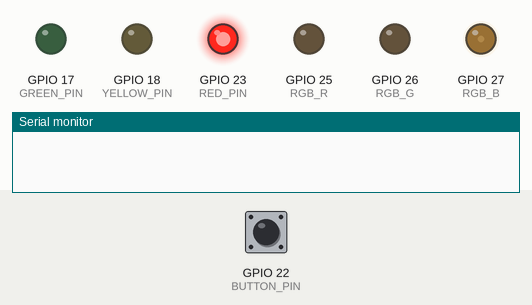
Simulated run of this sketch. Board: ESP32. On the bench: output pins drawn as LEDs (lit = HIGH), the last lines printed to the serial monitor. Dashed ring = blinking. The test bench sets the inputs (shaded band); at power-on: GPIO 22 (BUTTON_PIN) HIGH.

Above: at 1.2 s.
1.3 s: GPIO 22 (BUTTON_PIN) pulled LOW for 0.15 s
At 2.8 s:
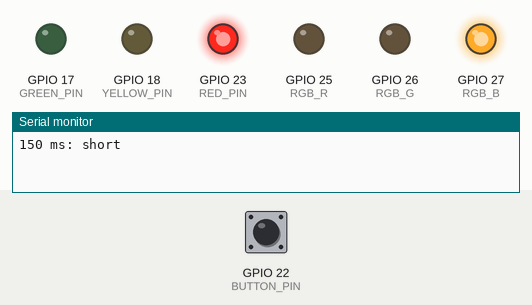
4.4 s: GPIO 22 (BUTTON_PIN) pulled LOW for 1 s
At 5.0 s:
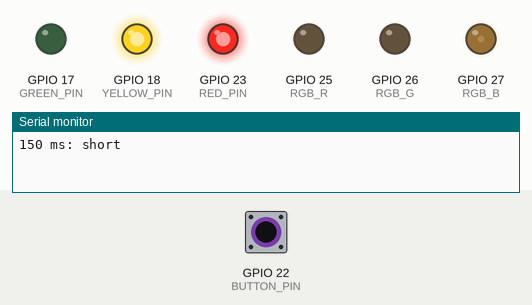
7.4 s: GPIO 22 (BUTTON_PIN) pulled LOW for 3.2 s
At 10.66 s:
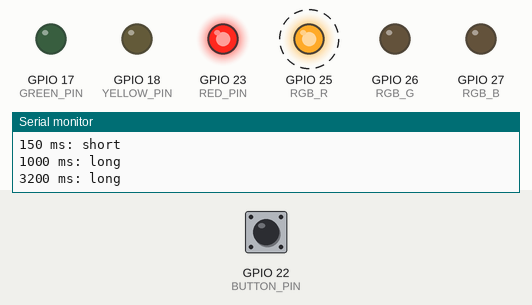
12.5 s: GPIO 22 (BUTTON_PIN) pulsed LOW 2 times (0.12 s each, 0.3 s apart)
At 14.0 s:
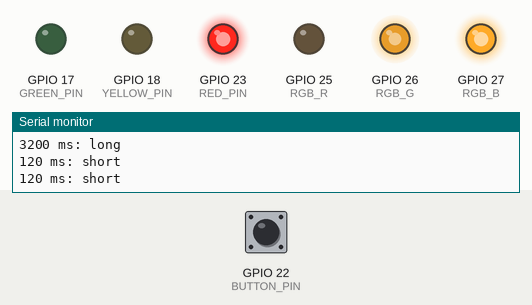
16.1 s: GPIO 22 (BUTTON_PIN) pulsed LOW 5 times (0.12 s each, 0.3 s apart)
At 16.82 s:
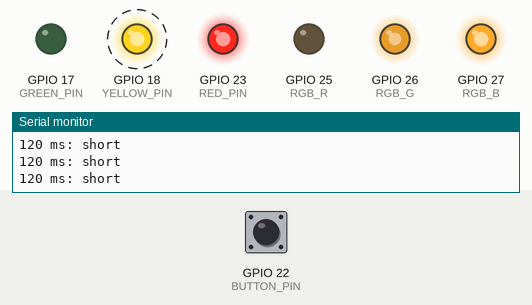
Timing chart, 0 to 19.3 s (numbered marks = the images above; inputs shaded):
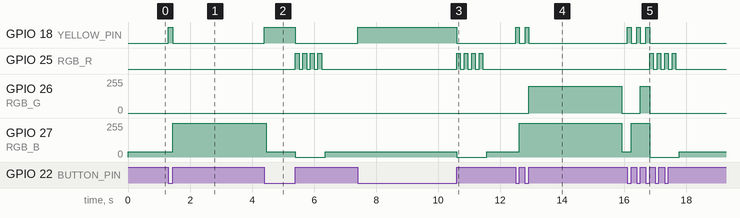

The sketch:

secret_knock_lock.ino
```cpp
// Pin by Pin Lab - extra project 06: Secret Knock Lock
// Needs episodes 1-9. The course circuit from episodes 8-10, no new wire:
//   red LED 23 = "locked", yellow LED 18 = lights while you hold the button, green LED 17 = "open",
//   RGB LED 25 / 26 / 27 = the lock's mood, button on GPIO 22.
//
// Only one rhythm opens the lock: SHORT, SHORT, LONG.
// Every press is timed like a parking ticket (episode 9): under 250 ms is short, longer is long.
// One variable, step, counts how many beats were right so far (the state idea from episode 9).
//   right beat   -> the RGB LED shows the progress: blue, cyan, ...
//   wrong beat   -> red flashes for a second and the lock forgets everything
//   3 s of quiet -> the lock forgets too (you have to knock in one go)
//   whole rhythm -> OPEN: green LED, a rainbow, then it locks itself again after 2.5 s

const int RED_PIN = 23;
const int YELLOW_PIN = 18;
const int GREEN_PIN = 17;
const int RGB_R = 25;
const int RGB_G = 26;
const int RGB_B = 27;
const int BUTTON_PIN = 22;

const int SHORT = 0;
const int LONG = 1;
const unsigned long LONG_PRESS = 250;       // ms: shorter = SHORT, longer = LONG
const unsigned long FORGET = 3000;          // ms of quiet before the lock forgets

int step = 0;                  // how many beats were right so far (0 .. 3)
int lastButton = HIGH;         // the button, as in episode 4
unsigned long lastChange = 0;
unsigned long pressStart = 0;  // the parking ticket: when the press began
unsigned long lastKnock = 0;   // when the last beat ended

void setColor(int r, int g, int b) {
  analogWrite(RGB_R, r);
  analogWrite(RGB_G, g);
  analogWrite(RGB_B, b);
}

void showProgress() {          // the RGB LED tells how far you are
  if (step == 0) {
    setColor(0, 0, 40);        // dim blue: waiting
  } else if (step == 1) {
    setColor(0, 0, 255);       // blue: one right
  } else if (step == 2) {
    setColor(0, 200, 255);     // cyan: two right
  }
}

void wrong() {                 // wrong beat: flash red, forget everything
  for (int i = 0; i < 4; i++) {
    setColor(255, 0, 0);
    delay(120);
    setColor(0, 0, 0);
    delay(120);
  }
  step = 0;
  showProgress();
}

void unlock() {                // the whole rhythm was right
  digitalWrite(RED_PIN, LOW);
  digitalWrite(GREEN_PIN, HIGH);
  for (int round = 0; round < 3; round++) {
    setColor(255, 0, 0);   delay(90);
    setColor(255, 160, 0); delay(90);
    setColor(0, 255, 0);   delay(90);
    setColor(0, 120, 255); delay(90);
    setColor(150, 0, 255); delay(90);
  }
  setColor(0, 255, 0);
  delay(2500);                 // open for 2.5 s
  digitalWrite(GREEN_PIN, LOW);
  digitalWrite(RED_PIN, HIGH); // locked again
  step = 0;
  showProgress();
}

void setup() {
  pinMode(RED_PIN, OUTPUT);
  pinMode(YELLOW_PIN, OUTPUT);
  pinMode(GREEN_PIN, OUTPUT);
  pinMode(RGB_R, OUTPUT);
  pinMode(RGB_G, OUTPUT);
  pinMode(RGB_B, OUTPUT);
  pinMode(BUTTON_PIN, INPUT_PULLUP);
  Serial.begin(115200);
  digitalWrite(RED_PIN, HIGH); // locked
  showProgress();
}

void loop() {
  unsigned long now = millis();

  int b = digitalRead(BUTTON_PIN);
  if (b != lastButton && now - lastChange >= 50) {
    lastChange = now;
    lastButton = b;
    if (b == LOW) {                          // pressed: stamp the ticket
      pressStart = now;
      digitalWrite(YELLOW_PIN, HIGH);
    } else {                                 // released: how long was it held?
      digitalWrite(YELLOW_PIN, LOW);
      unsigned long held = now - pressStart;
      int beat = SHORT;
      if (held >= LONG_PRESS) {
        beat = LONG;
      }
      Serial.print(held);
      if (beat == SHORT) {
        Serial.println(" ms: short");
      } else {
        Serial.println(" ms: long");
      }
      lastKnock = now;
      int want = SHORT;                      // the secret rhythm: SHORT, SHORT, LONG (try your own!)
      if (step == 2) {
        want = LONG;
      }
      if (beat == want) {                    // right beat: one step further
        step = step + 1;
        if (step == 3) {
          unlock();
        } else {
          showProgress();
        }
      } else {
        wrong();
      }
    }
  }

  // quiet for too long in the middle of a rhythm: forget it
  if (step > 0 && now - lastKnock >= FORGET) {
    step = 0;
    showProgress();
  }
}
```

Measured:
- after the input at 1.3 s, GPIO 18 (YELLOW_PIN): LOW → HIGH at once, → LOW 0.15 s later; GPIO 27 (RGB_B): 40/255 → 255/255 after 0.15 s
- after the input at 4.4 s, GPIO 18 (YELLOW_PIN): LOW → HIGH at once, → LOW 1.0 s later; GPIO 25 (RGB_R): alternates HIGH for 0.12 s and LOW for 0.12 s, 8 changes in all, then stays LOW, starting after 1.0 s
- after the input at 7.4 s, GPIO 18 (YELLOW_PIN): LOW → HIGH at once, → LOW 3.2 s later; GPIO 25 (RGB_R): alternates HIGH for 0.12 s and LOW for 0.12 s, 8 changes in all, then stays LOW, starting after 3.2 s; GPIO 27 (RGB_B): 40/255 → 0/255 after 3.2 s, → 40/255 0.96 s later
- after the input at 12.5 s, GPIO 18 (YELLOW_PIN): alternates HIGH for 0.12 s and LOW for 0.18 s, 4 changes in all, then stays LOW, starting at once; GPIO 26 (RGB_G): 0/255 → 200/255 after 0.42 s, → 0/255 3.0 s later; GPIO 27 (RGB_B): 40/255 → 255/255 after 0.12 s, → 40/255 3.3 s later
- after the input at 16.1 s, GPIO 18 (YELLOW_PIN): alternates HIGH for 0.12 s and LOW for 0.18 s, 6 changes in all, then stays LOW, starting at once; GPIO 25 (RGB_R): alternates HIGH for 0.12 s and LOW for 0.12 s, 8 changes in all, then stays LOW, starting after 0.72 s
